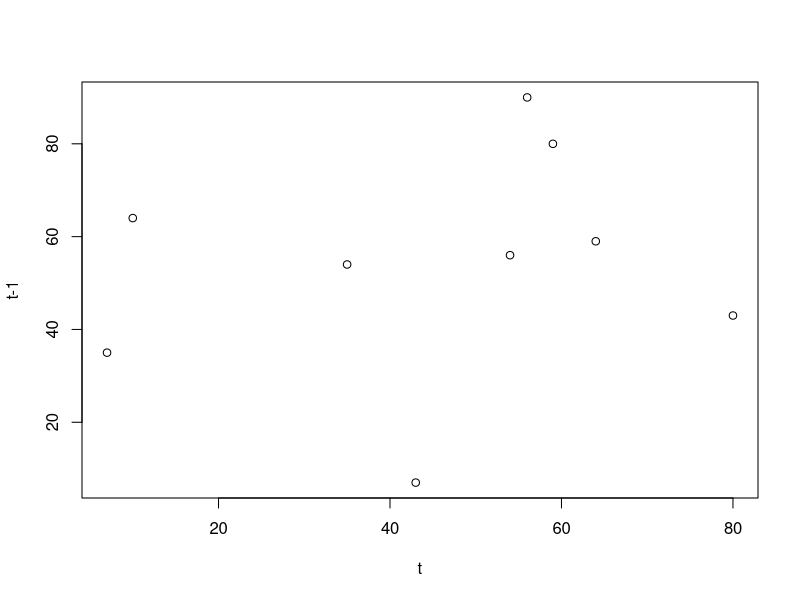
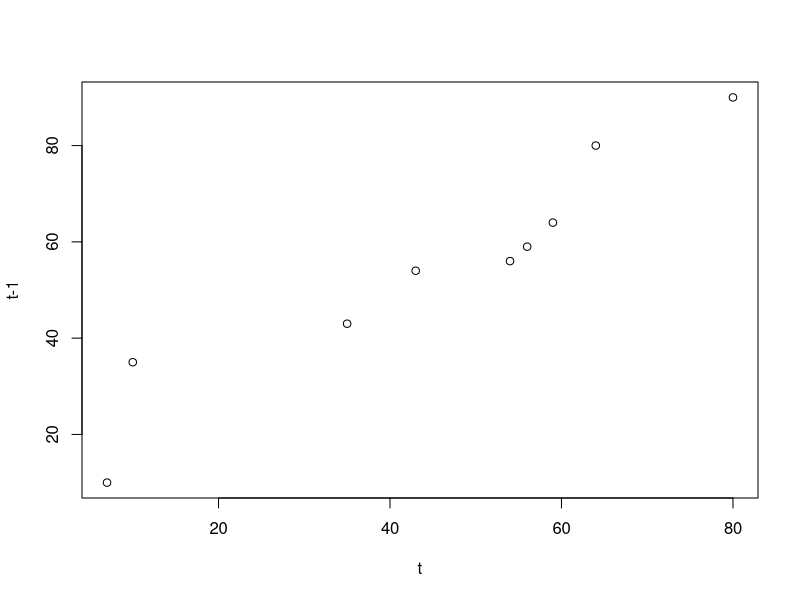
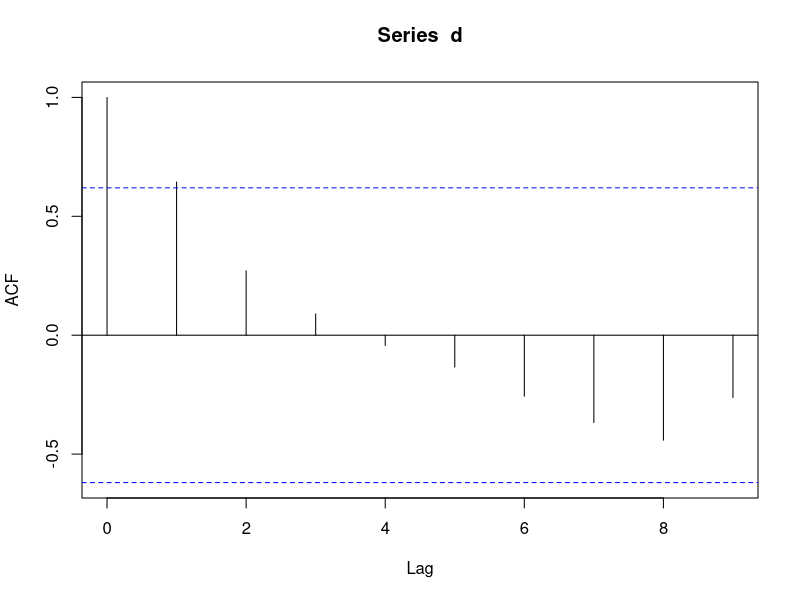
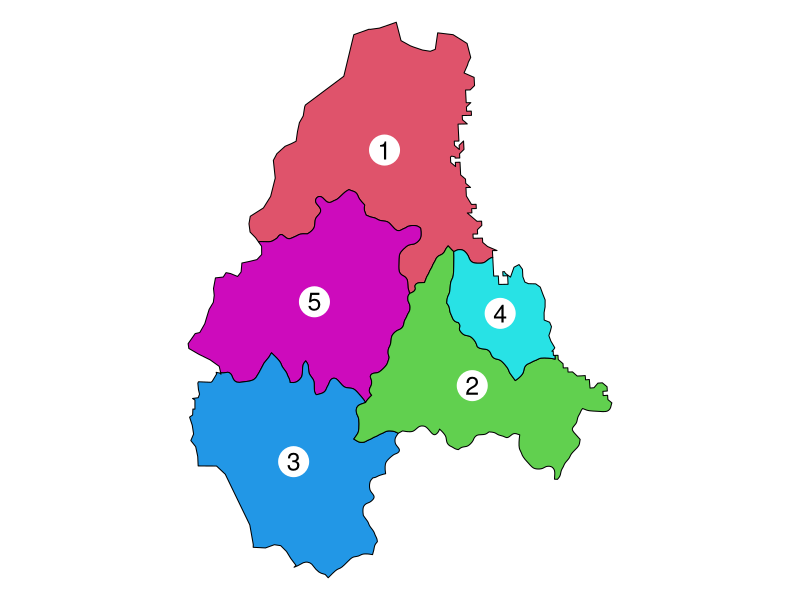
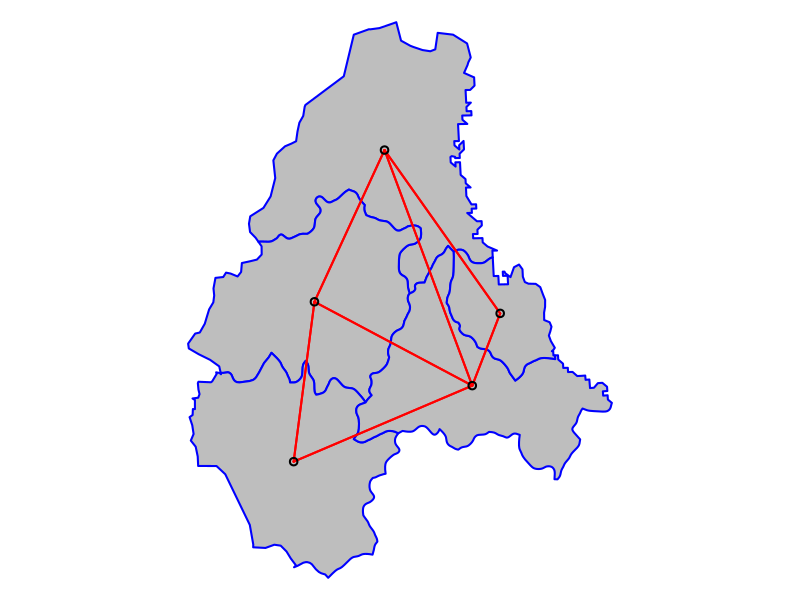
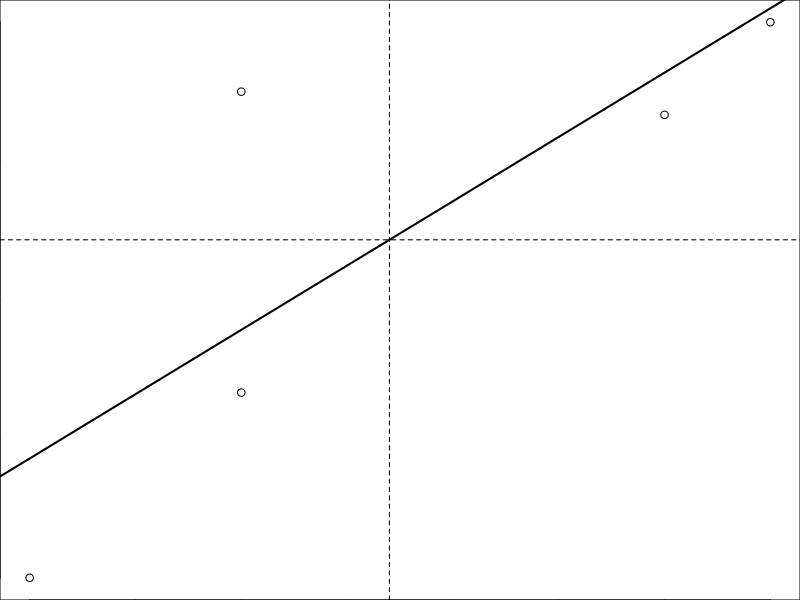
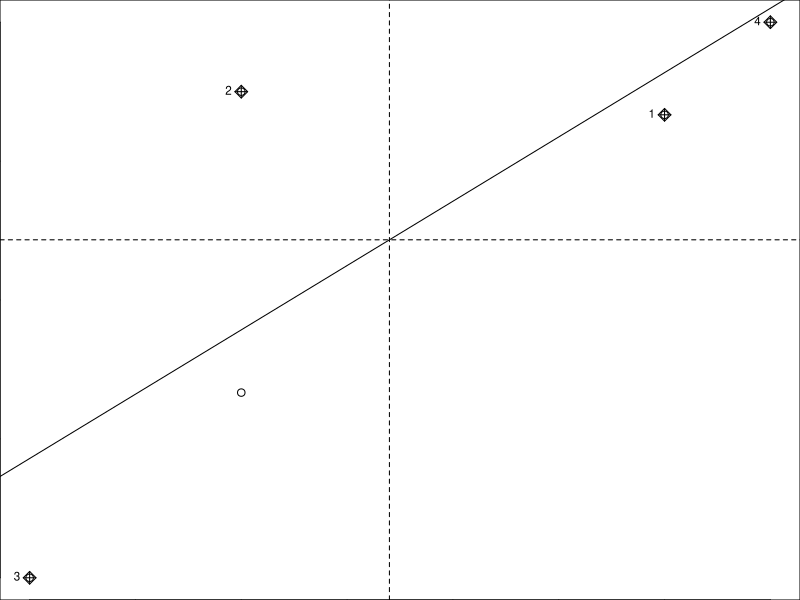

These charts were generated, in order, by the following R code:
#----------------------------spacial_autocorrelation---------------------------

# http://rspatial.org/analysis/rst/3-spauto.html

# Spatial autocorrelation is an important concept in spatial statistics. 
  # It is a both a nuisance, as it complicates statistical tests, and a 
  # feature, as it allows for spatial interpolation.


#----------------------------temporal autocorrelation--------------------------

# If you measure something about the same object over time, for example a 
  # persons weight or wealth, it is likely that two observations that are 
  # close to each other in time are also similar in measurement. Say that 
  # over a couple of years your weight went from 50 to 80 kg. It is unlikely 
  # that it was 60 kg one day, 50 kg the next and 80 the day after that. 
  # Rather it probably went up gradually, with the occasional tapering off, 
  # or even reverse in direction. The same may be true with your bank account, 
  # but that may also have a marked monthly trend. To measure the degree of 
  # association over time, we can compute the correlation of each observation 
  # with the next observation.

# Let d be a vector of daily observations.

set.seed(20181001)

d <- sample(100, 10)
d

# compute autocorrelation
a <- d[-length(d)]
b <- d[-1]
plot(a, b, xlab = 't', ylab = 't-1')
cor(a, b)

# sort d, then compute cor
d <- sort(d)
d
a <- d[-length(d)]
b <- d[-1]
plot(a, b, xlab='t', ylab='t-1')
cor(a, b)

# The acf() function shows autocorrelation computed in a slightly different way 
  # for several lags (it is 1 to each point it self, very high when comparing 
  # with the nearest neighbour, and than tapering off).
acf(d)  # not really sure how to interpret this plot. it seems like the blue line is
  # somewhat of a cutoff for "acceptable" autocorrelation values at different lags


#----------------------------spatial autocorrelation---------------------------

# The concept of spatial autocorrelation is an extension of temporal autocorrelation. 
  # It is a bit more complicated though. Time is one-dimensional, and only goes in 
  # one direction, ever forward. Spatial objects have (at least) two dimensions and 
  # complex shapes, and it may not be obvious how to determine what is “near”.

# Measures of spatial autocorrelation describe the degree two which observations 
  # (values) at spatial locations (whether they are points, areas, or raster cells),
  # are similar to each other. So we need two things: observations and locations.

# Spatial autocorrelation in a variable can be exogenous (it is caused by another 
  # spatially autocorrelated variable, e.g. rainfall) or endogenous (it is caused 
  # by the process at play, e.g. the spread of a disease).

## example data:

library(raster)

p <- shapefile(system.file("external/lux.shp", package = "raster"))
p <- p[p$NAME_1 == "Diekirch", ]
p$value <- c(10, 6, 4, 11, 6)
data.frame(p)

# Let’s say we are interested in spatial autocorrelation in variable “AREA”. 
  # If there were spatial autocorrelation, regions of a similar size would be 
  # spatially clustered.

# Here is a plot of the polygons. I use the coordinates function to get the 
  # centroids of the polygons to place the labels.
par(mai = c(0,0,0,0))
plot(p, col = 2:7)
xy <- coordinates(p)
points(xy, cex =6 , pch = 20, col = 'white')
text(p, 'ID_2', cex = 1.5)

## Adjacent Polygons##
# Now we need to determine which polygons are “near”, and how to quantify that. 
  # Here we’ll use adjacency as criterion. To find adjacent polygons, we can use 
  # package ‘spdep’.
library(spdep)

w <- poly2nb(p, row.names = p$Id)
class(w)
summary(w)  # describes "neighborhood"
str(w)

# plot links between polygons
plot(p, col = 'gray', border = 'blue', lwd = 2)
plot(w, xy, col = 'red', lwd = 2, add = TRUE)

# We can transform w into a spatial weights matrix. A spatial weights matrix 
  # reflects the intensity of the geographic relationship between observations.
wm <- nb2mat(w, style = 'B')
wm

## Now let’s compute Moran’s index of spatial autocorrelation, I, BY HAND
n <- length(p)
y <- p$value
ybar <- mean(y)

# Now we need (yi−y¯)(yj−y¯), that is, (yi-ybar)(yj-ybar) for all pairs.
dy <- y - ybar
g <- expand.grid(dy, dy)
yiyj <- g[, 1] * g[, 2]

# create matrix of multiplied pairs
pm <- matrix(yiyj, ncol = n)

# And multiply this matrix with the weights to set to zero the value for 
  # the pairs that are not adjacent.
pmw <- pm * wm
pmw

# sum values 
spmw <- sum(pmw)
spmw

# divide by sum of weights
smw <- sum(wm)
sw  <- spmw / smw

# compute inverse variance of y
vr <- n / sum(dy^2)

# The final step to compute Moran’s I
MI <- vr * sw
MI

# This is a simple (but crude) way to estimate the expected value of Moran’s I. 
  # That is, the value you would get in the absence of spatial autocorelation 
  # (if the data were spatially random).
EI <- -1/(n-1)
EI
# appraoches zero as n increases

# same thing (moran's I) using `spdep` package
library(spdep)
ww <-  nb2listw(w, style = 'B')
ww

moran(p$value, ww, n = length(ww$neighbours), S0 = Szero(ww))

## testing moran's I ##
# you should use Monte Carlo simulation. That is the preferred method 
  # (in fact, the only good method). The oay it works that the values 
  # are randomly assigned to the polygons, and the Moran’s I is computed. 
  # This is repeated several times to establish a distribution of expected 
  # values. The observed value of Moran’s I is then compared with the simulated 
  # distribution to see how likely it is that the observed values could be 
  # considered a random draw.
moran.mc(p$value, ww, nsim = 99)
# null hypothesis: there is no ststistically significant spatial autocorrealtion
# p-value = 0.03 -> reject null, there IS significant spatial autocorrelation for
  # values defined (p$value)

# We can make a “Moran scatter plot” to visualize spatial autocorrelation. 
  # We first get the neighbouring values for each value.
n <- length(p)
ms <- cbind(id = rep(1:n, each = n), y = rep(y, each = n), value = as.vector(wm * y))

# Remove the zeros
ms <- ms[ms[,3] > 0, ]

# And compute the average neighbour value
ams <- aggregate(ms[,2:3], list(ms[,1]), FUN = mean)
ams <- ams[,-1]
colnames(ams) <- c('y', 'spatially lagged y')
head(ams)

# plot
plot(ams)
reg <- lm(ams[,2] ~ ams[,1])
abline(reg, lwd = 2)
abline(h = mean(ams[,2]), lt = 2)
abline(v = ybar, lt = 2)

# Note that the slope of the regression line:
coefficients(reg)[2]
# is almost the same as moran's I

# Here is a more direct approach to accomplish the same thing (but hopefully
  # the above makes it clearer how this is actually computed). Note the row 
  # standardisation of the weights matrix:
rwm <- mat2listw(wm, style = 'W')
# Checking if rows add up to 1
mat <- listw2mat(rwm)
apply(mat, 1, sum)[1:15]

# plot
moran.plot(y, rwm)
